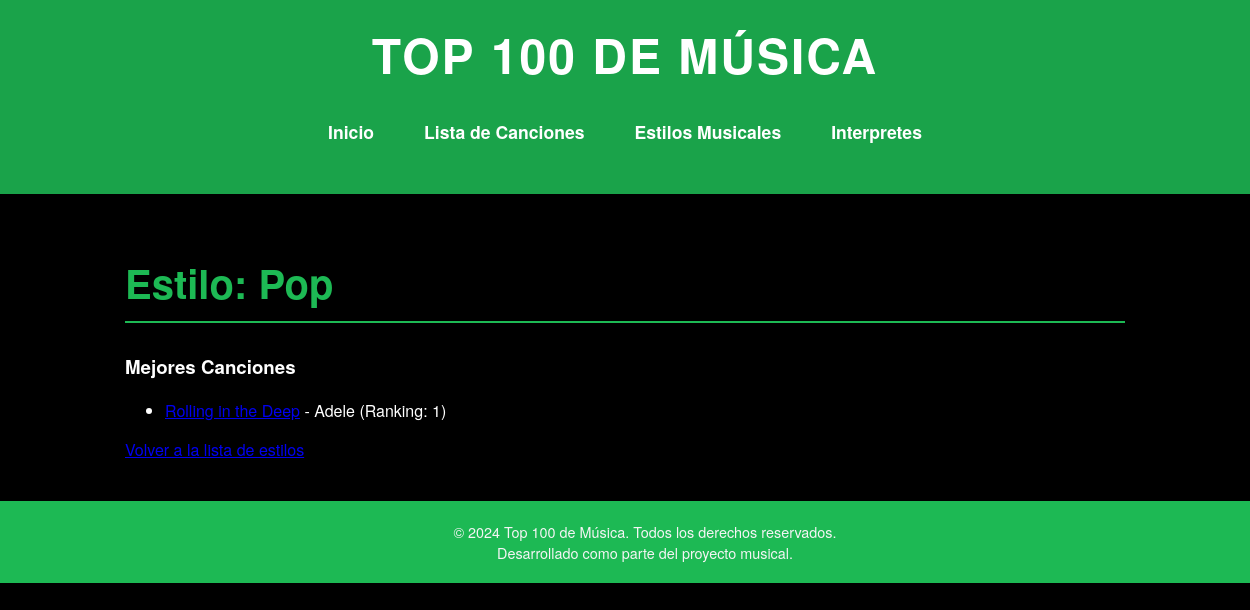
Page /appTop100Django/estilos/5/ on the committed database.
### appTop100Django/models.py (models this page shows, shortened)
class Estilo(models.Model):
    nombre = models.CharField(max_length=50)
    descripcion = models.CharField(max_length=300)

class Cancion(models.Model):
    titulo = models.CharField(max_length=50)
    duracion = models.IntegerField(default=0)
    ranking = models.IntegerField(unique=True)
    fecha = models.DateField()
    estilo = models.ForeignKey(Estilo, on_delete=models.CASCADE)
    intepretes = models.ManyToManyField(Interprete)
    imagen = models.ImageField(upload_to='canciones/', blank=True, null=True)

class Interprete(models.Model):
    nombre = models.CharField(max_length=50)
    numero_integrantes = models.IntegerField(default=0)
    descripcion_interprete = models.CharField(max_length=300)
    oyentes_mensuales = models.IntegerField(default=0)
    imagen = models.ImageField(upload_to='interpretes/', blank=True, null=True)

### appTop100Django/views.py (the view)
# urls.py: path('estilos/<int:estilo_id>/', views.detalles_estilo, name='detalles_estilo'),
def detalles_estilo(request, estilo_id):
    estilo = get_object_or_404(Estilo, pk=estilo_id)
    canciones = estilo.cancion_set.all()
    context = {'estilo': estilo, 'canciones': canciones}
    return render(request, 'detalles_estilo.html', context)

### appTop100Django/templates/detalles_estilo.html (shortened to what this page needs)
{% extends 'base.html' %}
{% block contenido %}
<h2>Estilo: {{ estilo.nombre }}</h2>
<h3>Mejores Canciones</h3>
<ul>
    {% for cancion in estilo.cancion_set.all %}
        <li>
            <a href="{% url 'detalles_cancion' cancion.id %}">{{ cancion.titulo }}</a>
            - {{ cancion.intepretes.first.nombre }} (Ranking: {{ cancion.ranking }})
        </li>
    {% empty %}
        <li>No hay canciones disponibles para este estilo.</li>
    {% endfor %}
</ul>
<a href="{% url 'lista_estilos' %}">Volver a la lista de estilos</a>
{% endblock %}

### appTop100Django/static/css/estilos.css (style rules this page uses)
body { font-family: 'Helvetica Neue', Arial, sans-serif; background-color: #000000; color: #ffffff; margin: 0; padding: 0; }
h2 { font-size: 2.5em; margin-top: 20px; color: #1db954; border-bottom: 2px solid #1db954; padding-bottom: 10px; margin-bottom: 30px; }

### rows in the picture
Estilo: nombre "Pop"
Cancion: titulo "Rolling in the Deep", intepretes.first.nombre "Adele", ranking "1"
